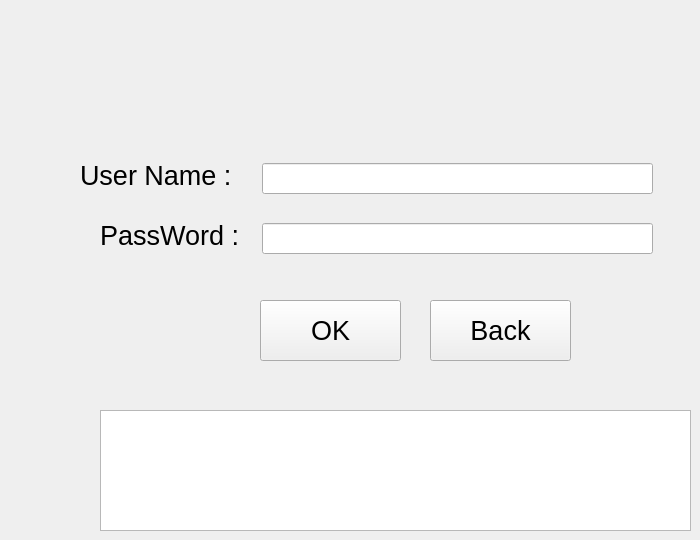
    <widget class="QWidget" name="page_2">
     <widget class="QLabel" name="label">
      <property name="geometry">
       <rect>
        <x>80</x>
        <y>150</y>
        <width>181</width>
        <height>51</height>
       </rect>
      </property>
      <property name="font">
       <font>
        <pointsize>20</pointsize>
       </font>
      </property>
      <property name="cursor">
       <cursorShape>ArrowCursor</cursorShape>
      </property>
      <property name="text">
       <string>User Name :</string>
      </property>
     </widget>
     <widget class="QLabel" name="label_2">
      <property name="geometry">
       <rect>
        <x>100</x>
        <y>210</y>
        <width>161</width>
        <height>51</height>
       </rect>
      </property>
      <property name="font">
       <font>
        <pointsize>20</pointsize>
       </font>
      </property>
      <property name="cursor">
       <cursorShape>ArrowCursor</cursorShape>
      </property>
      <property name="text">
       <string>PassWord :</string>
      </property>
     </widget>
     <widget class="QLineEdit" name="lineEdit_username">
      <property name="geometry">
       <rect>
        <x>262</x>
        <y>163</y>
        <width>391</width>
        <height>31</height>
       </rect>
      </property>
      <property name="font">
       <font>
        <pointsize>12</pointsize>
        <bold>false</bold>
       </font>
      </property>
      <property name="toolTip">
       <string>&lt;html&gt;&lt;head/&gt;&lt;body&gt;&lt;p align=&quot;center&quot;&gt;&lt;span style=&quot; font-size:12pt;&quot;&gt;Enter your user name here&lt;/span&gt;&lt;/p&gt;&lt;/body&gt;&lt;/html&gt;</string>
      </property>
     </widget>
     <widget class="QLineEdit" name="lineEdit_password">
      <property name="geometry">
       <rect>
        <x>262</x>
        <y>223</y>
        <width>391</width>
        <height>31</height>
       </rect>
      </property>
      <property name="font">
       <font>
        <pointsize>12</pointsize>
        <bold>false</bold>
       </font>
      </property>
      <property name="toolTip">
       <string>&lt;html&gt;&lt;head/&gt;&lt;body&gt;&lt;p align=&quot;center&quot;&gt;&lt;span style=&quot; font-size:12pt;&quot;&gt;Enter your password here&lt;/span&gt;&lt;/p&gt;&lt;/body&gt;&lt;/html&gt;</string>
      </property>
     </widget>
     <widget class="QPushButton" name="pushButton_ok">
      <property name="geometry">
       <rect>
        <x>260</x>
        <y>300</y>
        <width>141</width>
        <height>61</height>
       </rect>
      </property>
      <property name="font">
       <font>
        <pointsize>20</pointsize>
        <bold>false</bold>
       </font>
      </property>
      <property name="cursor">
       <cursorShape>PointingHandCursor</cursorShape>
      </property>
      <property name="text">
       <string>OK</string>
      </property>
     </widget>
     <widget class="QPushButton" name="pushButton_back">
      <property name="geometry">
       <rect>
        <x>430</x>
        <y>300</y>
        <width>141</width>
        <height>61</height>
       </rect>
      </property>
      <property name="font">
       <font>
        <pointsize>20</pointsize>
        <bold>false</bold>
       </font>
      </property>
      <property name="cursor">
       <cursorShape>PointingHandCursor</cursorShape>
      </property>
      <property name="toolTip">
       <string>&lt;html&gt;&lt;head/&gt;&lt;body&gt;&lt;p align=&quot;center&quot;&gt;&lt;span style=&quot; font-size:12pt;&quot;&gt;Back to main menu&lt;/span&gt;&lt;/p&gt;&lt;/body&gt;&lt;/html&gt;</string>
      </property>
      <property name="text">
       <string>Back</string>
      </property>
     </widget>
     <widget class="QTextBrowser" name="textBrowser">
      <property name="geometry">
       <rect>
        <x>100</x>
        <y>410</y>
        <width>591</width>
        <height>121</height>
       </rect>
      </property>
      <property name="font">
       <font>
        <pointsize>12</pointsize>
       </font>
      </property>
      <property name="cursor" stdset="0">
       <cursorShape>ForbiddenCursor</cursorShape>
      </property>
      <property name="toolTip">
       <string>&lt;html&gt;&lt;head/&gt;&lt;body&gt;&lt;p align=&quot;center&quot;&gt;&lt;span style=&quot; font-size:12pt;&quot;&gt;the result will be shown here&lt;/span&gt;&lt;/p&gt;&lt;/body&gt;&lt;/html&gt;</string>
      </property>
     </widget>
    </widget>
